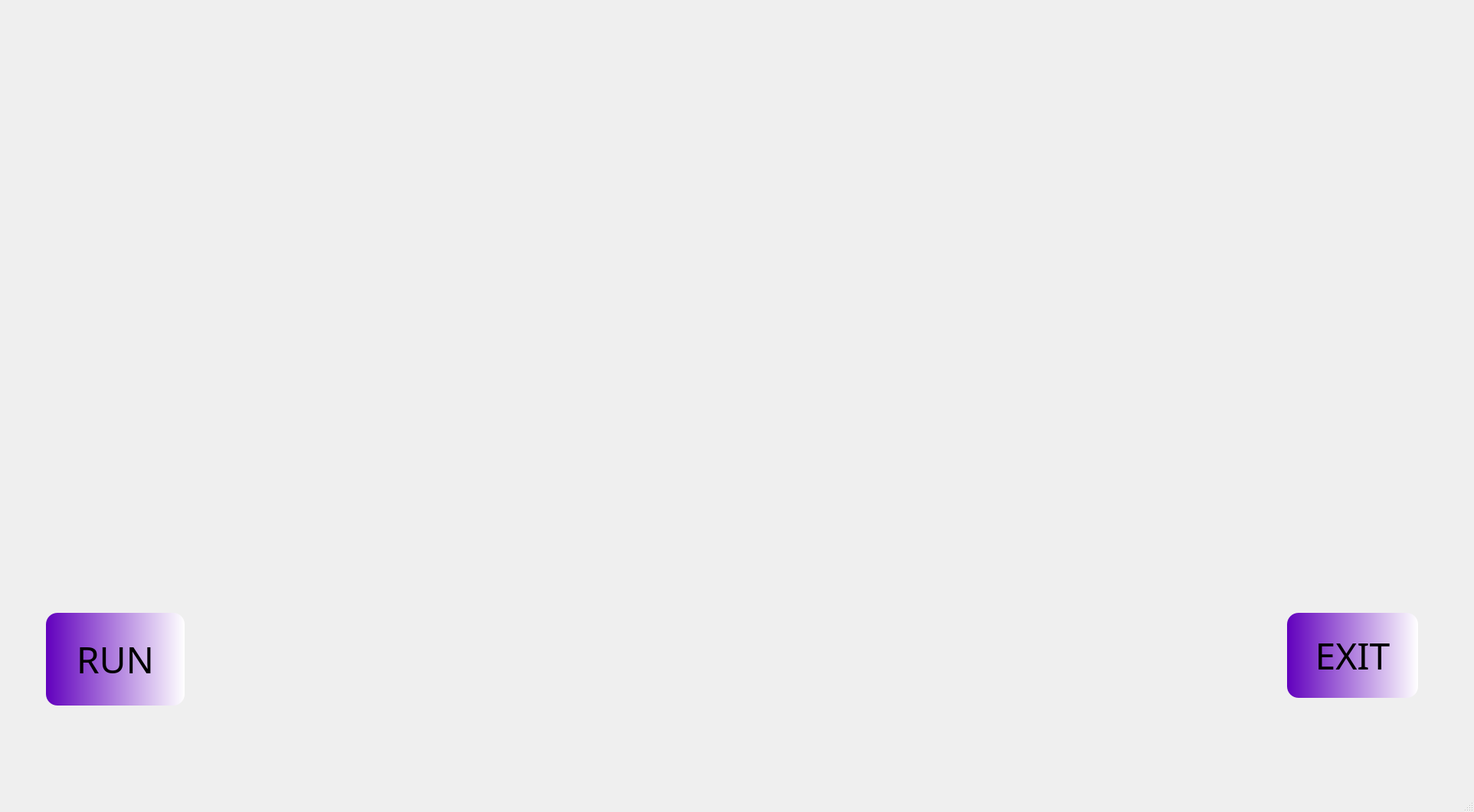
<?xml version="1.0" encoding="UTF-8"?>
<ui version="4.0">
 <class>MainWindow</class>
 <widget class="QMainWindow" name="MainWindow">
  <property name="geometry">
   <rect>
    <x>0</x>
    <y>0</y>
    <width>1924</width>
    <height>1060</height>
   </rect>
  </property>
  <property name="windowTitle">
   <string>MainWindow</string>
  </property>
  <property name="toolButtonStyle">
   <enum>Qt::ToolButtonFollowStyle</enum>
  </property>
  <property name="tabShape">
   <enum>QTabWidget::Triangular</enum>
  </property>
  <widget class="QWidget" name="centralwidget">
   <widget class="QLabel" name="label">
    <property name="geometry">
     <rect>
      <x>0</x>
      <y>-40</y>
      <width>1921</width>
      <height>1141</height>
     </rect>
    </property>
    <property name="text">
     <string/>
    </property>
    <property name="pixmap">
     <pixmap>Assets/Friday.gif</pixmap>
    </property>
   </widget>
   <widget class="QPushButton" name="pushButton">
    <property name="geometry">
     <rect>
      <x>60</x>
      <y>800</y>
      <width>181</width>
      <height>121</height>
     </rect>
    </property>
    <property name="font">
     <font>
      <family>Nirmala UI Semilight</family>
      <pointsize>36</pointsize>
     </font>
    </property>
    <property name="styleSheet">
     <string notr="true">background-color: qlineargradient(spread:pad, x1:0, y1:0, x2:1, y2:0, stop:0 rgba(97, 0, 189, 255), stop:1 rgba(255, 255, 255, 255));
border-radius: 15</string>
    </property>
    <property name="text">
     <string>RUN</string>
    </property>
   </widget>
   <widget class="QPushButton" name="pushButton_2">
    <property name="geometry">
     <rect>
      <x>1680</x>
      <y>800</y>
      <width>171</width>
      <height>111</height>
     </rect>
    </property>
    <property name="font">
     <font>
      <family>Nirmala UI Semilight</family>
      <pointsize>36</pointsize>
     </font>
    </property>
    <property name="styleSheet">
     <string notr="true">background-color: qlineargradient(spread:pad, x1:0, y1:0, x2:1, y2:0, stop:0 rgba(97, 0, 189, 255), stop:1 rgba(255, 255, 255, 255));
border-radius: 15</string>
    </property>
    <property name="text">
     <string>EXIT</string>
    </property>
   </widget>
  </widget>
  <widget class="QStatusBar" name="statusbar"/>
 </widget>
 <resources/>
 <connections/>
</ui>
